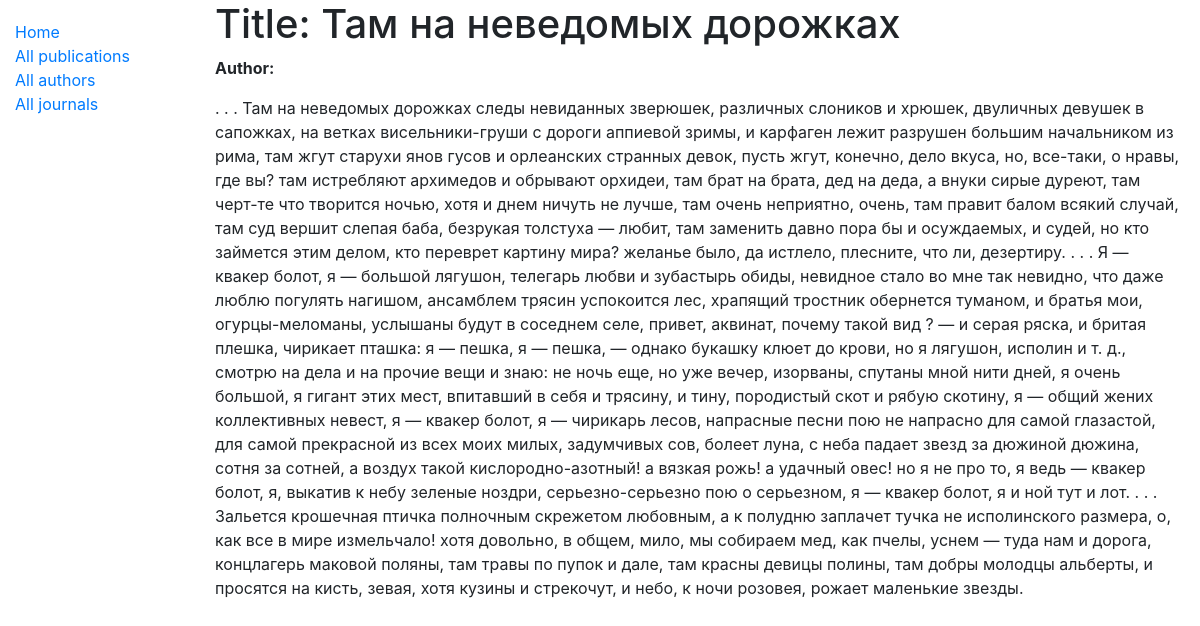
Page /catalog/publication/1 on the committed database.
### catalog/models.py (models this page shows, shortened)
class Publication(models.Model):
    title = models.TextField(help_text='Text of the publication', blank=True,)
    author = models.CharField(max_length=200, blank=True,)
    journal = models.CharField(max_length=200, blank=True,)
    text = models.TextField(help_text='Text of the publication', blank=True,)
    year = models.IntegerField(null=True, blank=True, default=None,)
    issue = models.IntegerField(null=True, blank=True, default=None,)
    url = models.TextField(help_text='Text of the publication', blank=True,)

### catalog/views.py (the view)
# urls.py: path('publication/<int:pk>', views.PublicationDetailView.as_view(), name='publication-detail'),
class PublicationDetailView(generic.DetailView):
    model = Publication

### catalog/templates/catalog/publication_detail.html (shortened to what this page needs)
{% extends "base_generic.html" %}
{% block content %}
  <h1>Title: {{ publication.title }}</h1>
  <p><strong>Author:</strong> <a href="">{{ publication.author }}</a></p>
  <p> {{ publication.text }}</p>
{% endblock %}

### rows in the picture
Publication: title "Там на неведомых дорожках", text ". . . Там на неведомых дорожках следы невиданных зверюшек, различных слоников и хрюшек, двуличных девушек в сапожках, на ветках висельники-груши с дороги аппиевой зримы, и карфаген лежит разрушен большим начальником из рима, там жгут старухи янов гусов и орлеанских странных девок, пусть жгут, конечно, дело вкуса, но, все-таки, о нравы, где вы? там истребляют архимедов и обрывают орхидеи, там брат на брата, дед на деда, а внуки сирые дуреют, там черт-те что творится ночью, хотя и днем ничуть не лучше, там очень неприятно, очень, там правит балом всякий случай, там суд вершит слепая баба, безрукая толстуха — любит, там заменить давно пора бы и осуждаемых, и судей, но кто займется этим делом,…"
